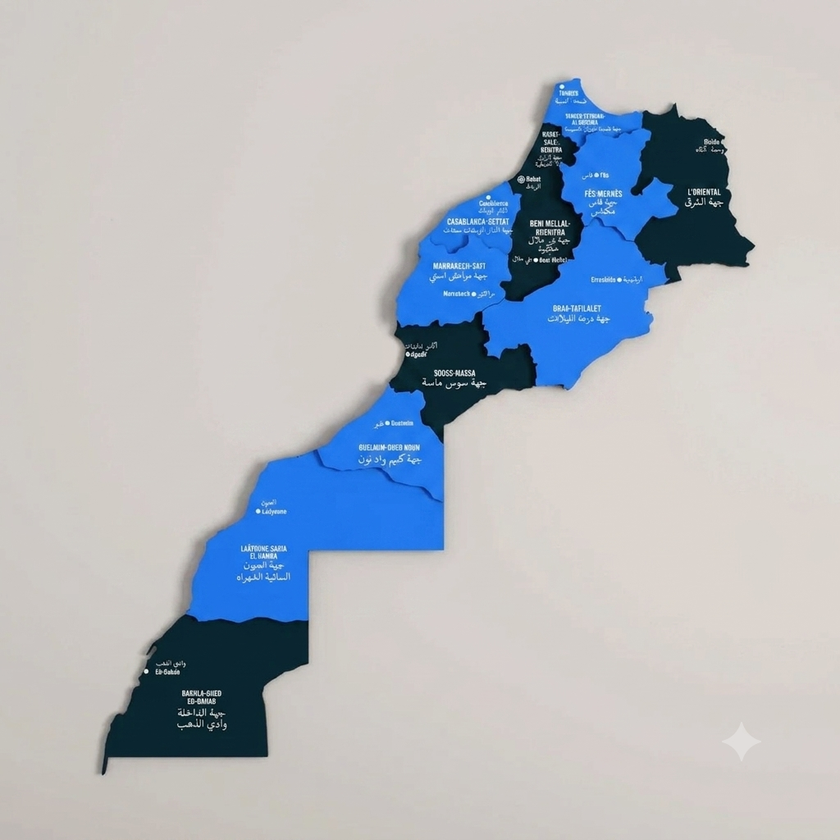
#> input picture photo/maroc map.png, 840 x 840 px, shrunk from 1024 x 1024 before the run, found by its file name
$ python remove_bg.py
#> lines starting #> are read from the running program, lines starting #| are printed output that depends on the picture; after the words box and inside, x2 and y2 are one past the last pixel; in counts of white or black regions, pixels touching at a corner belong together
from PIL import Image
import numpy as np

# Load image
img = Image.open('photo/maroc map.png').convert('RGBA')
#> img is the input picture: PIL image 840x840 RGBA; mean R, G, B, A 179.5, 185.1, 192.6, 255
data = np.array(img)

# The background is the beige/sand color - sample from corners
corners = [
    data[0, 0, :3],      # top-left
    data[0, -1, :3],     # top-right
    data[-1, 0, :3],     # bottom-left
    data[-1, -1, :3],    # bottom-right
]
#> corners = [[205, 205, 199], [215, 207, 205], [193, 185, 182], [211, 209, 197]]
bg_color = np.mean(corners, axis=0).astype(int)
#> bg_color = [206, 201, 195]
print(f"Background color detected: RGB{tuple(bg_color)}")
#| Background color detected: RGB(206, 201, 195)

# Create a mask: pixels within tolerance of background color become transparent
tolerance = 30
r, g, b, a = data[:,:,0], data[:,:,1], data[:,:,2], data[:,:,3]
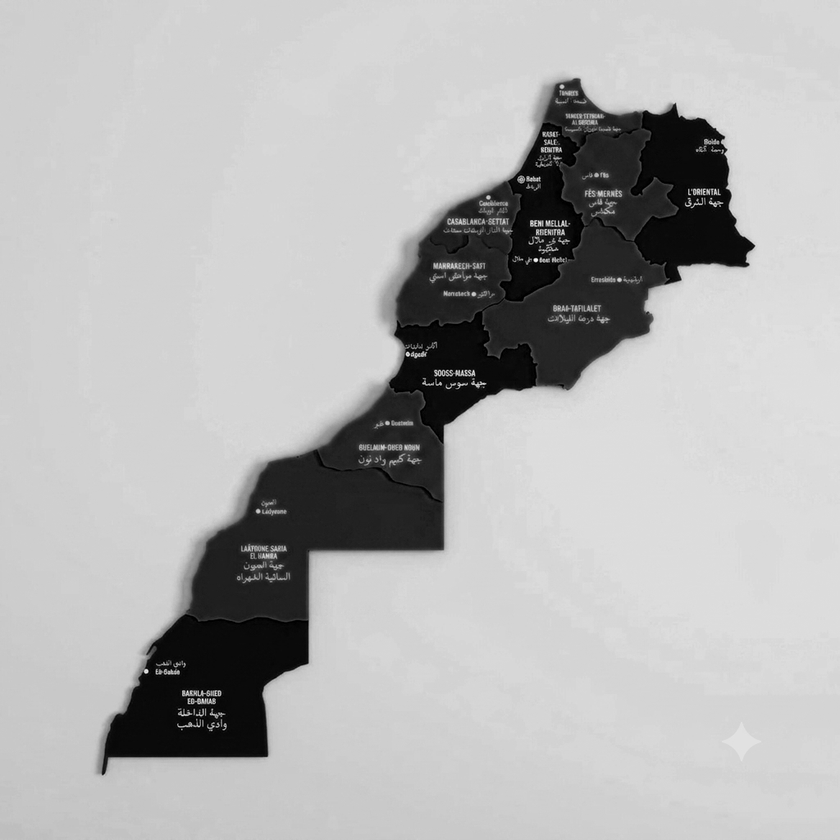
#> r: shape (840, 840); min 0, max 255, mean 179.5
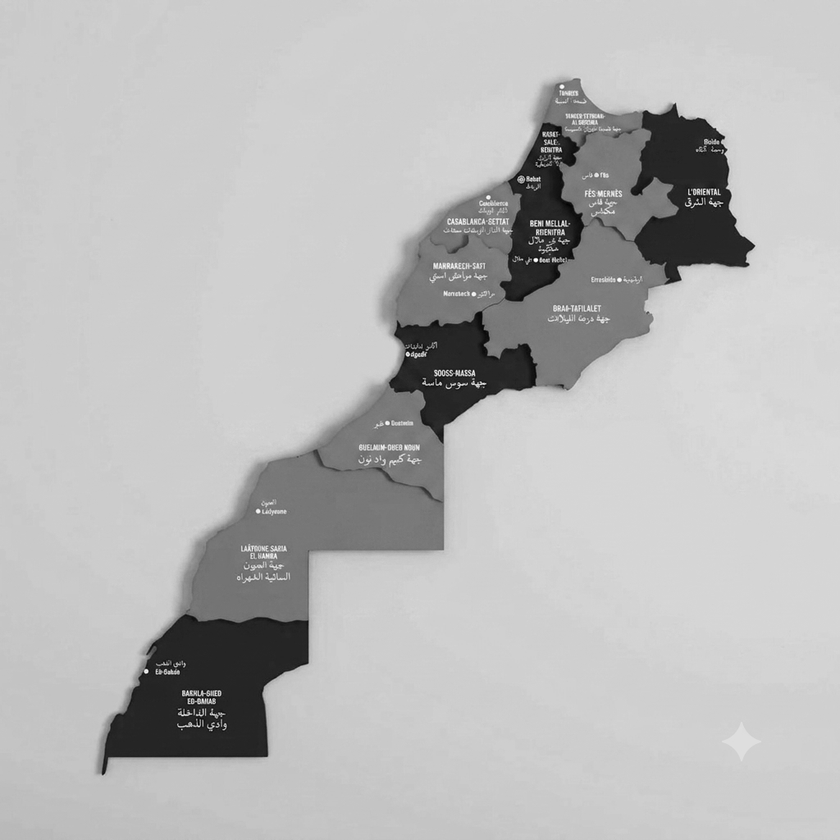
#> g: shape (840, 840); min 0, max 255, mean 185.1
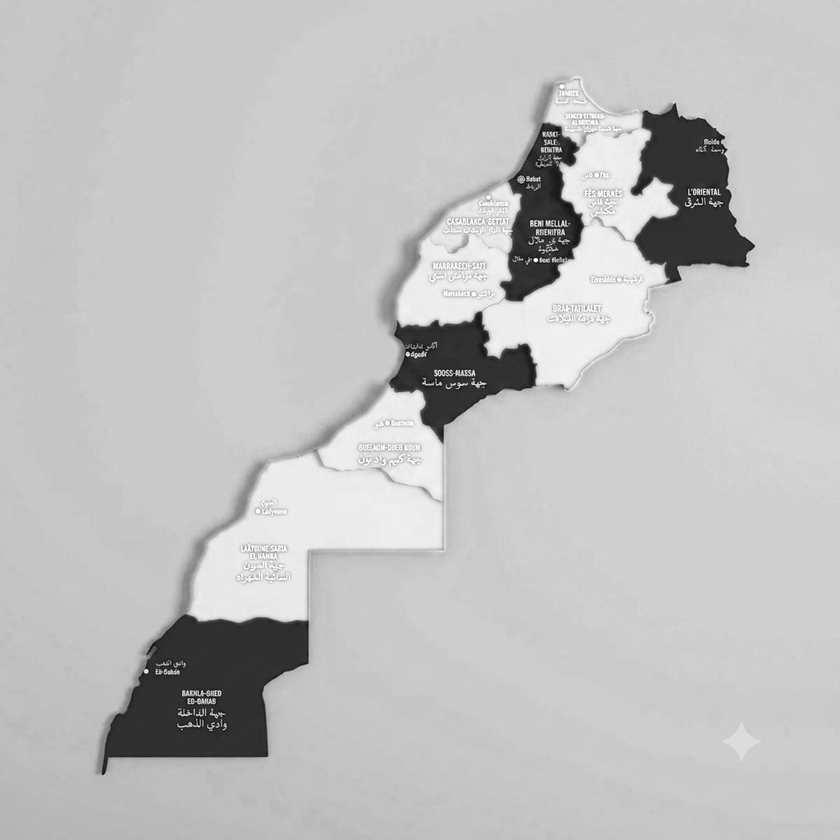
#> b: shape (840, 840); min 0, max 255, mean 192.6
#> a: shape (840, 840); every value is 255
mask = (
    (np.abs(r.astype(int) - bg_color[0]) < tolerance) &
    (np.abs(g.astype(int) - bg_color[1]) < tolerance) &
    (np.abs(b.astype(int) - bg_color[2]) < tolerance)
)
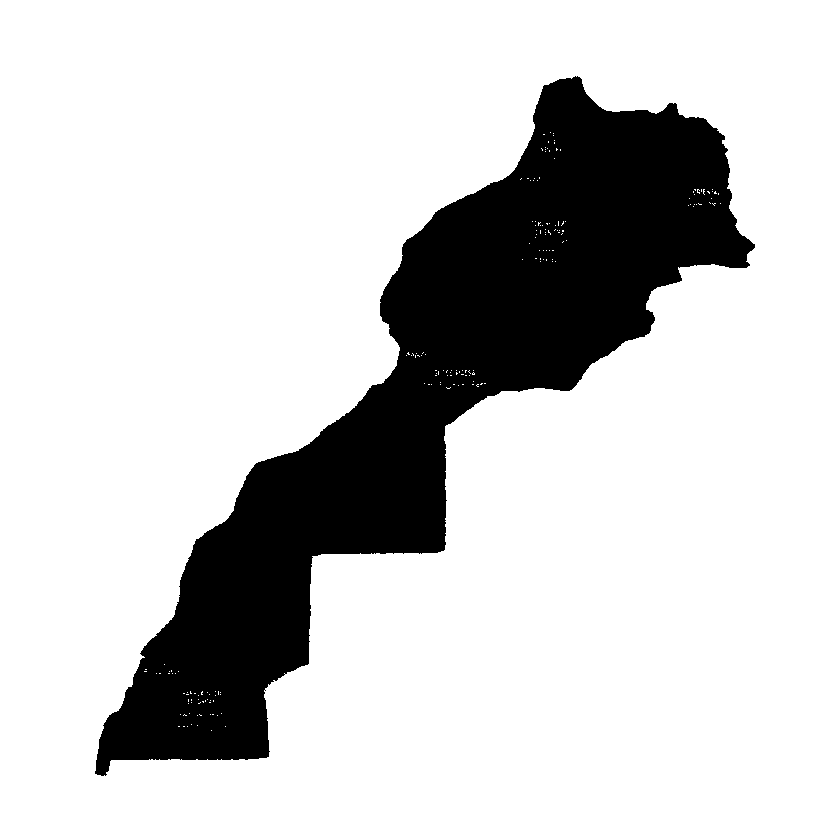
#> mask: shape (840, 840) bool; 81.4% white; 1 black region, box (x1, y1, x2, y2) and area: (95, 76, 755, 776) 131300

# Apply transparency
data[mask, 3] = 0
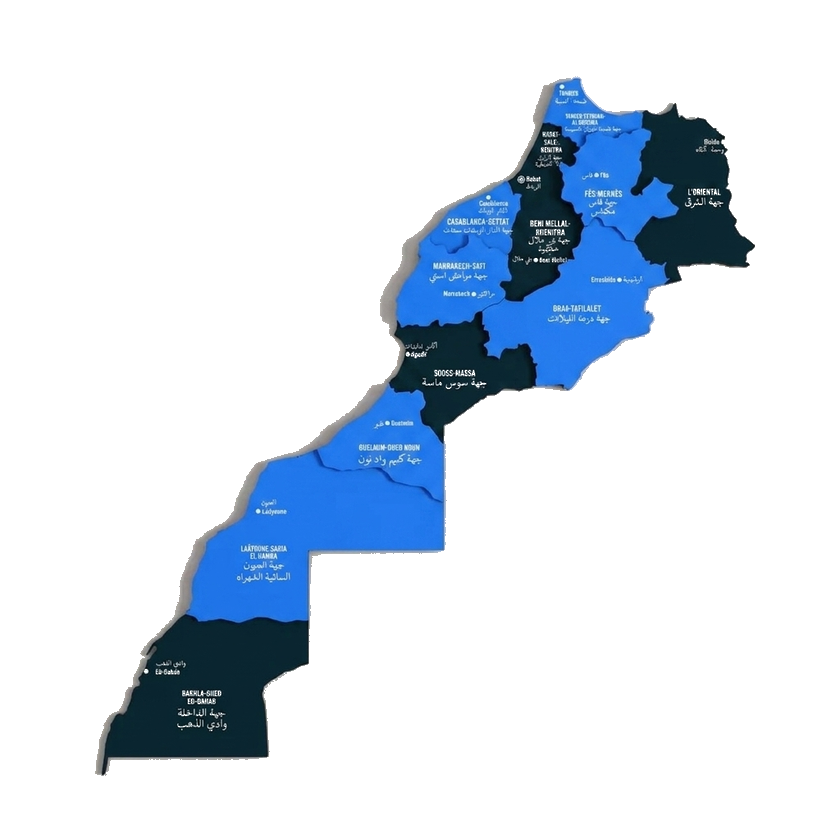
#> data: shape (840, 840, 4); mean R, G, B, A 179.5, 185.1, 192.6, 47.5; transparent parts drawn white

# Save result
result = Image.fromarray(data)
result.save('public/maroc-map.png')
print("Saved transparent map to public/maroc-map.png")
print(f"Pixels made transparent: {mask.sum()} / {mask.size}")
#| Pixels made transparent: 574300 / 705600
